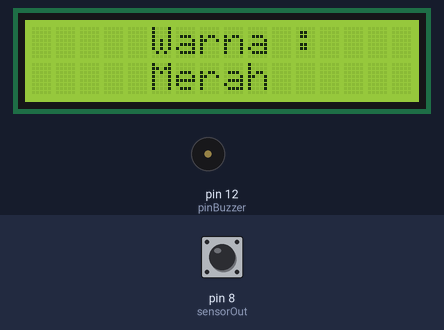
This sketch was run on a simulated Arduino Uno, built with avr-gcc and run on an emulated ATmega328P. Shown: 16×2 character LCD, buzzer (waves = sounding). The inputs (shaded band) are chosen by the test bench; at power-on: pin 8 (sensorOut) LOW. What the sketch prints to the serial monitor is not drawn.

Above: at 6.7 s.
6.8 s: pin 8 (sensorOut) pulsed HIGH 5 times (0.12 s each, 0.3 s apart)
At 10.9 s:
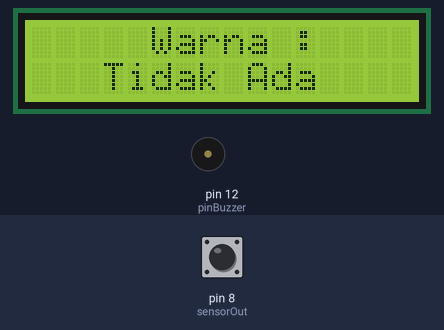
11.2 s: pin 8 (sensorOut) pulsed HIGH 5 times (0.12 s each, 0.3 s apart)
At 13.3 s:
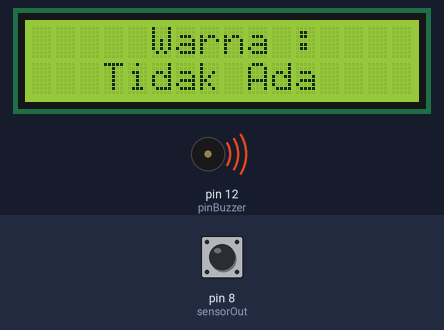
At 17.4 s:
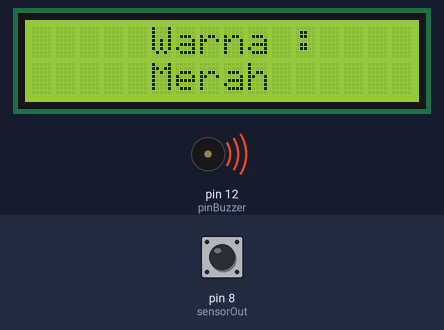
Timing chart, 0 to 23.1 s (numbered marks = the images above; inputs shaded):
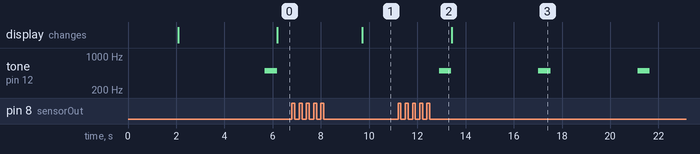

Measured:
- after the input at 6.8 s, tone on pin 12 (pinBuzzer): stays silent (without the input it goes to 500 Hz after 3.0 s); the display: changes after 2.9 s (image 1)
- after the input at 11.2 s, tone on pin 12 (pinBuzzer): alternates 500 Hz for 0.50 s and silent for 3.6 s, starting after 1.7 s

The sketch:

rgb_to_hsv_tcs3200.ino
```cpp
//Nama : Muhamad Dwi Novianto
//NIM  : D40010068
//Program Tugas Akhir

#include <LiquidCrystal_I2C.h>
LiquidCrystal_I2C lcd(0x27,16,2);
#define S0 4
#define S1 5
#define S2 6
#define S3 7
#define sensorOut 8

int pinBuzzer = 12;
float redval=0;
float greenval=0;
float blueval=0;
float H, S, V;
float red,green,blue,r,g,b;

void setup() {
  lcd.init();
  lcd.backlight();
  lcd.setCursor(3,0);
  lcd.print("Tugas Akhir ");
  delay(2000);
  lcd.clear();
  pinMode(S0, OUTPUT);
  pinMode(S1, OUTPUT);
  pinMode(S2, OUTPUT);
  pinMode(S3, OUTPUT);
  pinMode(pinBuzzer, OUTPUT);
  pinMode(sensorOut, INPUT);
  digitalWrite(S0,HIGH);
  digitalWrite(S1,LOW);
  Serial.begin(9600);
}

void loop() {
  digitalWrite(S2,LOW);
  digitalWrite(S3,LOW);
  red = pulseIn(sensorOut, LOW);
  r = map(red, 32,162,255,0);
//  Serial.print("R = ");
//  Serial.print(r );
  delay(200);

  digitalWrite(S2,HIGH);
  digitalWrite(S3,HIGH);
  green = pulseIn(sensorOut, LOW);
  g = map(green, 31,198,255,0);
//  Serial.print(" G = ");
//  Serial.print(g );
  delay(200);

  digitalWrite(S2,LOW);
  digitalWrite(S3,HIGH);
  blue = pulseIn(sensorOut, LOW);
  b = map(blue, 31,181,255,0);
//  Serial.print(" B = ");
//  Serial.print(b);
  delay(200);
  redval = constrain(r, 0, 255);
  greenval = constrain(g, 0, 255);
  blueval = constrain(b, 0, 255);
  Serial.print(" R = ");
  Serial.print(redval);
  Serial.print(" G = ");
  Serial.print(greenval);
  Serial.print(" B = ");
  Serial.println(blueval);
  HSV();
  warna();
}
void HSV(){
  if (redval > blueval && redval > greenval ) {
    float cmin = min(greenval,blueval);
//    Serial.print("cmin : ");
//    Serial.print(cmin);
//    delay(200);
    H = 60*(0 + (greenval-blueval)/(redval-cmin));
    if (H < 0){
      H = H +360;
      Serial.print(" H : ");
      Serial.print(H);
    }
    else {
      Serial.print(" H : ");
      Serial.print(H);
    }
    delay(200);
    S = ((redval-cmin)/redval)*100;
    Serial.print(" S : ");
    Serial.print(S);
    Serial.print("% ");
    delay(200);
    V = (redval/255)*100;
    Serial.print(" V : ");
    Serial.print(V);
    Serial.println("% ");
    delay(200);
  }
  else if (greenval > redval && greenval > blueval) {
    float cmin = min(redval,blueval);
//    Serial.print("cmin : ");
//    Serial.print(cmin);
//    delay(200);
    H = 60*(2 + (blueval-redval)/(greenval-cmin));
    Serial.print(" H : ");
    Serial.print(H);
    delay(200);
    S = ((greenval-cmin)/greenval)*100;
    Serial.print(" S : ");
    Serial.print(S);
    Serial.print("% ");
    delay(200);
    V = (greenval/255)*100;
    Serial.print(" V : ");
    Serial.print(V);
    Serial.println("% ");
    delay(200);
  }
  else if (blueval > redval && blueval > greenval) {
    float cmin = min(redval,greenval);
//    Serial.print("cmin : ");
//    Serial.print(cmin);
//    delay(200);
    H = 60*(4 + (redval-greenval)/(blueval-cmin));
    Serial.print(" H : ");
    Serial.print(H);
    delay(200);
    S = ((blueval-cmin)/blueval)*100;
    Serial.print(" S : ");
    Serial.print(S);
    Serial.print("% ");
    delay(200);
    V = (blueval/255)*100;
    Serial.print(" V : ");
    Serial.print(V);
    Serial.println("% ");
    delay(200);
  }
}

void warna(){
  if( H >= 85 && H <= 160 ) {
    Serial.println(" -  GREEN detected!");
    tone(pinBuzzer, 500);
    delay(500);
    noTone(pinBuzzer);
    lcd.clear();
    lcd.setCursor(5, 0);
    lcd.print("Warna :");
    lcd.setCursor(5, 1);
    lcd.print("Hijau ");
  }
  else if(H > 40 && H <= 70 ) {
    Serial.println(" - YELLOW detected!");
    tone(pinBuzzer, 500);
    delay(500);
    noTone(pinBuzzer);
    lcd.clear();
    lcd.setCursor(5, 0);
    lcd.print("Warna :");
    lcd.setCursor(5, 1);
    lcd.print("Kuning  ");
  }
  else if(H >= 15 && H <= 40  ){
    Serial.println(" - ORANGE detected!");
    tone(pinBuzzer, 500);
    delay(500);
    noTone(pinBuzzer);
    lcd.clear();
    lcd.setCursor(5, 0);
    lcd.print("Warna :");
    lcd.setCursor(5, 1);
    lcd.print("Orange  ");
  }
   else if(H >= 0 && H <= 15 ){
    Serial.println(" - RED detected!");
    tone(pinBuzzer, 500);
    delay(500);
    noTone(pinBuzzer);
    lcd.clear();
    lcd.setCursor(5, 0);
    lcd.print("Warna :");
    lcd.setCursor(5, 1);
    lcd.print("Merah  ");
  }
   else if(H > 330 && H <= 360 ){
    Serial.println(" - RED detected!");
    tone(pinBuzzer, 500);
    delay(500);
    noTone(pinBuzzer);
    lcd.clear();
    lcd.setCursor(5, 0);
    lcd.print("Warna :");
    lcd.setCursor(5, 1);
    lcd.print("Merah  ");
  }
  else{
    Serial.println(" - NONE");
    lcd.clear();
    lcd.setCursor(5, 0);
    lcd.print("Warna :");
    lcd.setCursor(3, 1);
    lcd.print("Tidak Ada");
    }
}
```
